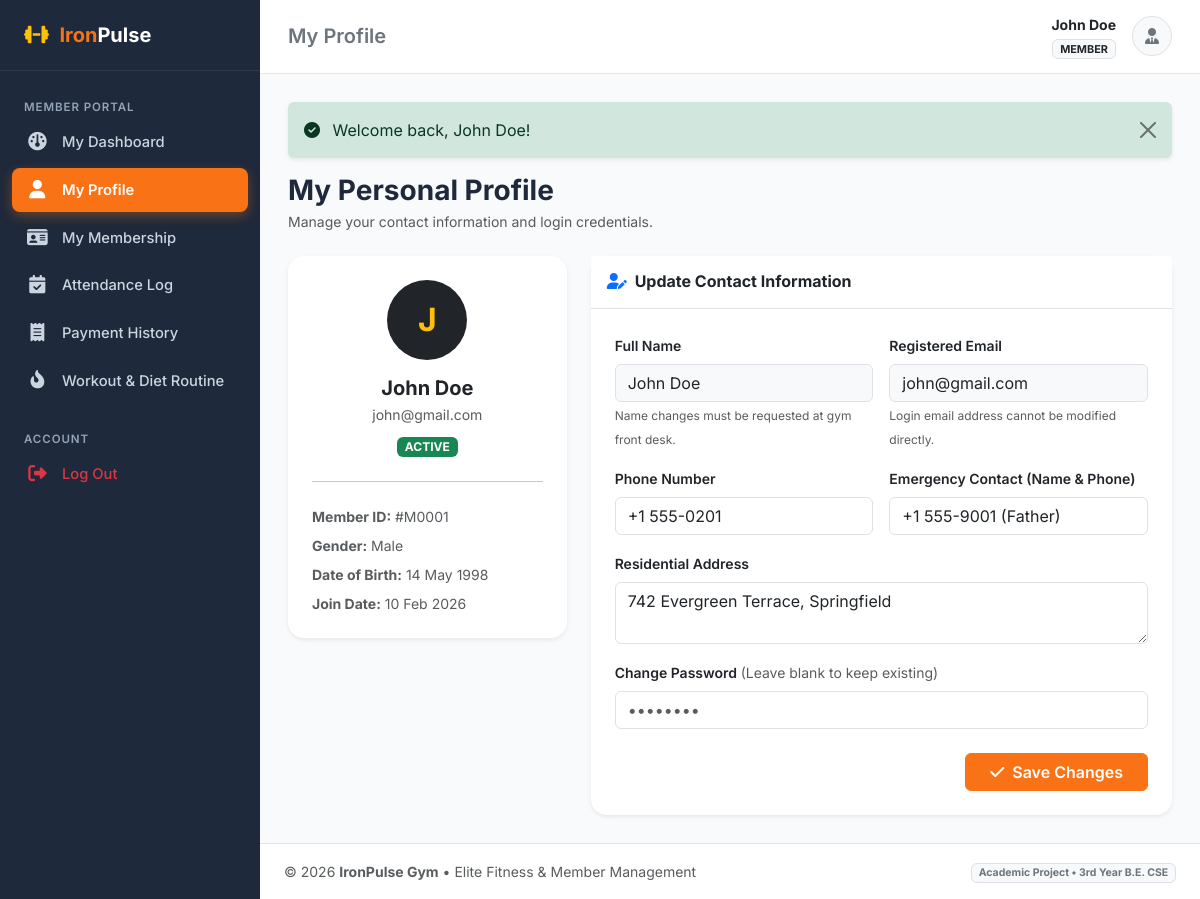
Screenshot of /member/profile.php (signed in) with the database file from the repository.
### tables this page shows
CREATE TABLE `members` (
    `id` INT AUTO_INCREMENT PRIMARY KEY,
    `user_id` INT NOT NULL UNIQUE,
    `gender` ENUM('Male', 'Female', 'Other') NOT NULL DEFAULT 'Male',
    `dob` DATE DEFAULT NULL,
    `address` TEXT DEFAULT NULL,
    `emergency_contact` VARCHAR(30) DEFAULT NULL,
    `trainer_id` INT DEFAULT NULL,
    `join_date` DATE NOT NULL,
    `status` ENUM('active', 'inactive') NOT NULL DEFAULT 'active',
    `created_at` TIMESTAMP DEFAULT CURRENT_TIMESTAMP,
    CONSTRAINT `fk_members_user` FOREIGN KEY (`user_id`) 
        REFERENCES `users` (`id`) ON DELETE CASCADE ON UPDATE CASCADE,
    CONSTRAINT `fk_members_trainer` FOREIGN KEY (`trainer_id`) 
        REFERENCES `trainers` (`id`) ON DELETE SET NULL ON UPDATE CASCADE
);

CREATE TABLE `users` (
    `id` INT AUTO_INCREMENT PRIMARY KEY,
    `name` VARCHAR(100) NOT NULL,
    `email` VARCHAR(120) NOT NULL UNIQUE,
    `password` VARCHAR(255) NOT NULL,
    `role` ENUM('admin', 'trainer', 'member') NOT NULL DEFAULT 'member',
    `phone` VARCHAR(20) DEFAULT NULL,
    `status` ENUM('active', 'inactive') NOT NULL DEFAULT 'active',
    `created_at` TIMESTAMP DEFAULT CURRENT_TIMESTAMP,
    `updated_at` TIMESTAMP DEFAULT CURRENT_TIMESTAMP ON UPDATE CURRENT_TIMESTAMP
);

### includes/auth_guard.php (called while the page is built, shortened)
<?php
require_once __DIR__ . '/../config/config.php';
function is_logged_in() {
    return isset($_SESSION['user_id']) && !empty($_SESSION['user_id']);
}
function current_user() {
    return [
        'id'       => $_SESSION['user_id'],
        'name'     => $_SESSION['user_name'] ?? 'User',
        'email'    => $_SESSION['user_email'] ?? '',
        'role'     => $_SESSION['user_role'] ?? 'member',
        'profile_id' => $_SESSION['profile_id'] ?? null
    ];
}

### config/config.php (called while the page is built, shortened)
<?php
function get_flash() {
    if (isset($_SESSION['flash_message'])) {
        $flash = $_SESSION['flash_message'];
        return $flash;
    }
    return null;
}

### member/profile.php (the view, shortened to what this page needs)
<?php
require_once __DIR__ . '/../config/config.php';
require_once __DIR__ . '/../includes/functions.php';
require_once __DIR__ . '/../includes/auth_guard.php';
$pdo = get_db_connection();
$user = current_user();
$mStmt = $pdo->prepare("
    SELECT m.*, u.name, u.email, u.phone
    FROM members m
    JOIN users u ON m.user_id = u.id
    WHERE m.user_id = ?
");
$mStmt->execute([$user['id']]);
$member = $mStmt->fetch();
$pageTitle = 'My Profile';
include __DIR__ . '/../includes/header.php';
?>
<div class="mb-4">
    <h3 class="fw-bold mb-1">My Personal Profile</h3>
    <p class="text-muted small">Manage your contact information and login credentials.</p>
</div>
<div class="row g-4">
    <div class="col-lg-4">
        <div class="card border-0 shadow-sm rounded-4 p-4 text-center">
            <div class="bg-dark text-warning rounded-circle d-flex align-items-center justify-content-center fw-bold fs-2 mx-auto mb-3" style="width: 80px; height: 80px;">
                <?= strtoupper(substr($member['name'], 0, 1)) ?>
            </div>
            <h5 class="fw-bold mb-1"><?= htmlspecialchars($member['name']) ?></h5>
            <p class="text-muted small mb-2"><?= htmlspecialchars($member['email']) ?></p>
            <div>
                <?= get_status_badge($member['status']) ?>
            </div>
            <hr class="my-4">
            <div class="text-start small text-muted">
                <div class="mb-2"><strong>Member ID:</strong> #M<?= str_pad($member['id'], 4, '0', STR_PAD_LEFT) ?></div>
                <div class="mb-2"><strong>Gender:</strong> <?= htmlspecialchars($member['gender']) ?></div>
                <div class="mb-2"><strong>Date of Birth:</strong> <?= format_date($member['dob']) ?></div>
                <div class="mb-0"><strong>Join Date:</strong> <?= format_date($member['join_date']) ?></div>
            </div>
        </div>
    </div>
    <div class="col-lg-8">
        <div class="card border-0 shadow-sm rounded-4">
            <div class="card-header bg-white border-bottom py-3">
                <h6 class="fw-bold mb-0 text-dark"><i class="fa-solid fa-user-pen me-2 text-primary"></i>Update Contact Information</h6>
            </div>
            <div class="card-body p-4">
                <form method="POST" action="profile.php">
                    <div class="row g-3 mb-4">
                        <div class="col-md-6">
                            <label class="form-label fw-semibold small">Full Name</label>
                            <input type="text" class="form-control bg-light" disabled value="<?= htmlspecialchars($member['name']) ?>">
                            <small class="text-muted" style="font-size: 0.75rem;">Name changes must be requested at gym front desk.</small>
                        </div>
                        <div class="col-md-6">
                            <label class="form-label fw-semibold small">Registered Email</label>
                            <input type="email" class="form-control bg-light" disabled value="<?= htmlspecialchars($member['email']) ?>">
                            <small class="text-muted" style="font-size: 0.75rem;">Login email address cannot be modified directly.</small>
                        </div>
                        <div class="col-md-6">
                            <label class="form-label fw-semibold small">Phone Number</label>
                            <input type="text" name="phone" class="form-control" value="<?= htmlspecialchars($member['phone'] ?? '') ?>">
                        </div>
                        <div class="col-md-6">
                            <label class="form-label fw-semibold small">Emergency Contact (Name & Phone)</label>
                            <input type="text" name="emergency_contact" class="form-control" value="<?= htmlspecialchars($member['emergency_contact'] ?? '') ?>">
                        </div>
                        <div class="col-12">
                            <label class="form-label fw-semibold small">Residential Address</label>
                            <textarea name="address" rows="2" class="form-control"><?= htmlspecialchars($member['address'] ?? '') ?></textarea>
                        </div>
                        <div class="col-12">
                            <label class="form-label fw-semibold small">Change Password <span class="text-muted fw-normal">(Leave blank to keep existing)</span></label>
                            <input type="password" name="password" class="form-control" placeholder="••••••••">
                        </div>
                    </div>
                    <div class="d-flex justify-content-end">
                        <button type="submit" class="btn btn-primary px-4 fw-semibold">
                            <i class="fa-solid fa-check me-1"></i> Save Changes
                        </button>
                    </div>
                </form>
            </div>
        </div>
    </div>
</div>
<?php include __DIR__ . '/../includes/footer.php'; ?>

### includes/header.php (shortened to what this page needs)
<?php
require_once __DIR__ . '/../config/config.php';
require_once __DIR__ . '/../includes/functions.php';
require_once __DIR__ . '/../includes/auth_guard.php';
$currentUser = current_user();
$pageTitle = $pageTitle ?? 'Dashboard';
$flash = get_flash();
?>
<!DOCTYPE html>
<html lang="en">
<head>
    <link href="https://cdn.jsdelivr.net/npm/bootstrap@5.3.2/dist/css/bootstrap.min.css" rel="stylesheet">
    <link rel="stylesheet" href="https://cdnjs.cloudflare.com/ajax/libs/font-awesome/6.5.1/css/all.min.css">
    <link rel="stylesheet" href="<?= BASE_URL ?>/assets/css/custom.css">
</head>
<body>
<div class="app-wrapper">
    <?php include __DIR__ . '/sidebar.php'; ?>
    <div class="main-content">
        <header class="top-navbar">
            <div class="d-flex align-items-center gap-3">
                <h5 class="mb-0 fw-semibold text-secondary d-none d-sm-block">
                    <?= htmlspecialchars($pageTitle) ?>
                </h5>
            </div>
            <div class="d-flex align-items-center gap-3">
                <div class="text-end d-none d-md-block">
                    <div class="fw-bold small text-dark"><?= htmlspecialchars($currentUser['name'] ?? 'User') ?></div>
                    <span class="badge bg-light text-dark border text-uppercase" style="font-size: 0.68rem;">
                        <?= htmlspecialchars($currentUser['role'] ?? 'guest') ?>
                    </span>
                </div>
                <div class="dropdown">
                    <button class="btn btn-light rounded-circle p-0 border" type="button" data-bs-toggle="dropdown" aria-expanded="false" style="width: 40px; height: 40px;">
                        <i class="fa-solid fa-user-tie text-secondary"></i>
                    </button>
                </div>
            </div>
        </header>
        <main class="page-body">
            <?php if ($flash): ?>
                <div class="alert alert-<?= htmlspecialchars($flash['type']) ?> alert-dismissible fade show border-0 shadow-sm" role="alert">
                    <i class="fa-solid <?= $flash['type'] === 'success' ? 'fa-circle-check' : 'fa-circle-exclamation' ?> me-2"></i>
                    <?= htmlspecialchars($flash['text']) ?>
                    <button type="button" class="btn-close" data-bs-dismiss="alert" aria-label="Close"></button>
                </div>
            <?php endif; ?>

### includes/functions.php (shortened to what this page needs)
<?php
require_once __DIR__ . '/../config/config.php';
function format_date($dateStr, $format = 'd M Y') {
    $timestamp = strtotime($dateStr);
    return $timestamp ? date($format, $timestamp) : 'N/A';
}
function get_status_badge($status) {
    $statusLower = strtolower(trim((string)$status));
    $badgeClass = 'bg-secondary';
    switch ($statusLower) {
        case 'active':
        case 'paid':
        case 'present':
            $badgeClass = 'bg-success';
            break;
    }
    return '<span class="badge ' . $badgeClass . ' text-uppercase px-2 py-1">' . htmlspecialchars(ucfirst($status)) . '</span>';
}

### assets/css/custom.css (style rules this page uses)
:root { --primary-color: #f97316; --primary-hover: #ea580c; --dark-bg: #0f172a; --sidebar-bg: #1e293b; --sidebar-hover: #334155; --body-bg: #f8fafc; --card-border: #e2e8f0; --text-main: #1e293b; --text-muted: #64748b; }
body { background-color: var(--body-bg); color: var(--text-main); font-family: 'Inter', -apple-system, BlinkMacSystemFont, "Segoe UI", Roboto, sans-serif; min-height: 100vh; display: flex; flex-direction: column; }
.app-wrapper { display: flex; min-height: 100vh; }
.main-content { flex-grow: 1; display: flex; flex-direction: column; min-width: 0; background-color: var(--body-bg); }
.top-navbar { background: #fff; padding: 0.85rem 1.75rem; border-bottom: 1px solid var(--card-border); display: flex; align-items: center; justify-content: space-between; }
.page-body { padding: 1.75rem; flex-grow: 1; }
.btn-primary { background-color: var(--primary-color); border-color: var(--primary-color); }

### rows the page displays
members: user.name "John Doe", user.name "J", user.email "john@gmail.com", status "ACTIVE", id "0001", gender "Male", dob "14 May 1998", join_date "10 Feb 2026", phone "+1 555-0201", emergency_contact "+1 555-9001 (Father)", address "742 Evergreen Terrace, Springfield"

### other values shown
$pageTitle "My Profile"
$currentUser['role'] "MEMBER"
$flash['text'] "Welcome back, John Doe!"
APP_NAME "IronPulse Gym"
APP_TAGLINE "Elite Fitness & Member Management"
